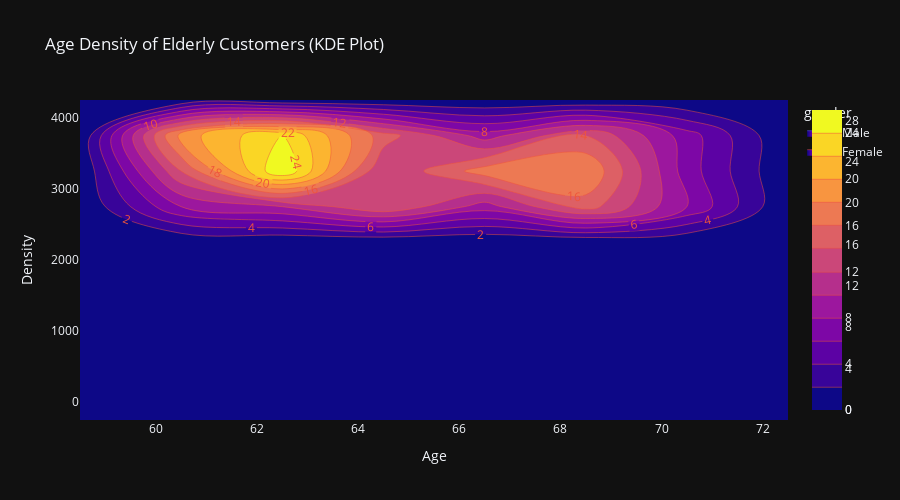

Notebook code for this chart:
### Code cell
fig_kde = px.density_contour(elderly_df, 
                            x='age', 
                            color='gender',
                            title='Age Density of Elderly Customers (KDE Plot)',
                            template='plotly_dark')

fig_kde.update_traces(contours_coloring="fill", contours_showlabels=True)
fig_kde.update_layout(
    xaxis_title='Age',
    yaxis_title='Density',
    height=500
)

fig_kde.show()

### Figure 1 — Plotly figure (JSON) as saved in the notebook; plotly's stock layout.template omitted (floating-point values rounded to 4 significant figures; data arrays with more than 128 entries replaced by an {"elided": "..."} marker saying what was removed)
{"data": [{"contours": {"coloring": "fill", "showlabels": true}, "hovertemplate": "gender=Male<br>age=%{x}<br>index=%{y}<br>count=%{z}<extra></extra>", "legendgroup": "Male", "line": {"color": "#636efa"}, "name": "Male", "showlegend": true, "type": "histogram2dcontour", "x": {"elided": "542 int values"}, "xaxis": "x", "xbingroup": "x", "y": {"elided": "542 int values"}, "yaxis": "y", "ybingroup": "y"}, {"contours": {"coloring": "fill", "showlabels": true}, "hovertemplate": "gender=Female<br>age=%{x}<br>index=%{y}<br>count=%{z}<extra></extra>", "legendgroup": "Female", "line": {"color": "#EF553B"}, "name": "Female", "showlegend": true, "type": "histogram2dcontour", "x": {"elided": "246 int values"}, "xaxis": "x", "xbingroup": "x", "y": {"elided": "246 int values"}, "yaxis": "y", "ybingroup": "y"}], "layout": {"height": 500, "legend": {"title": {"text": "gender"}, "tracegroupgap": 0}, "title": {"text": "Age Density of Elderly Customers (KDE Plot)"}, "xaxis": {"anchor": "y", "domain": [0, 1], "title": {"text": "Age"}}, "yaxis": {"anchor": "x", "domain": [0, 1], "title": {"text": "Density"}}}}
